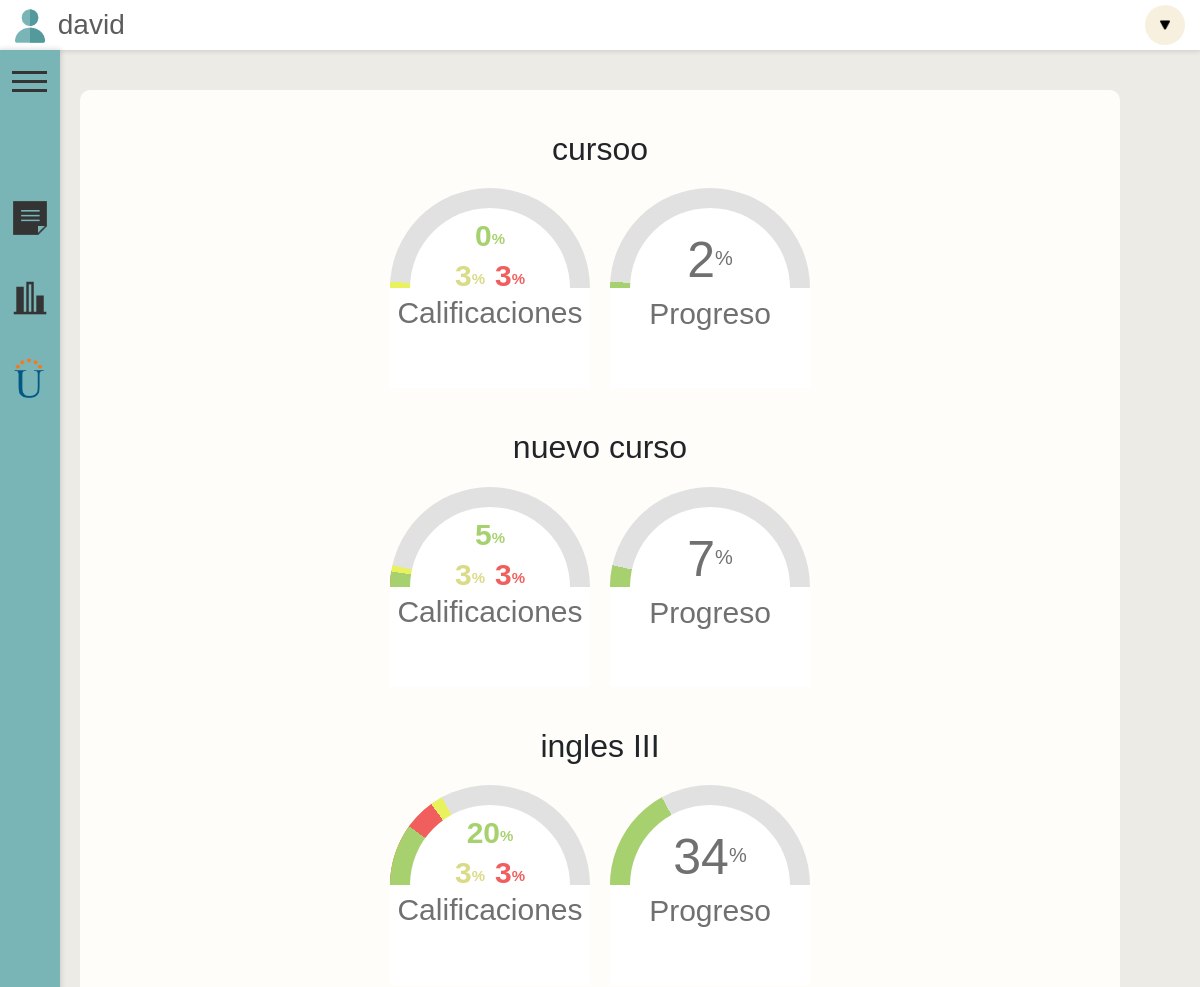
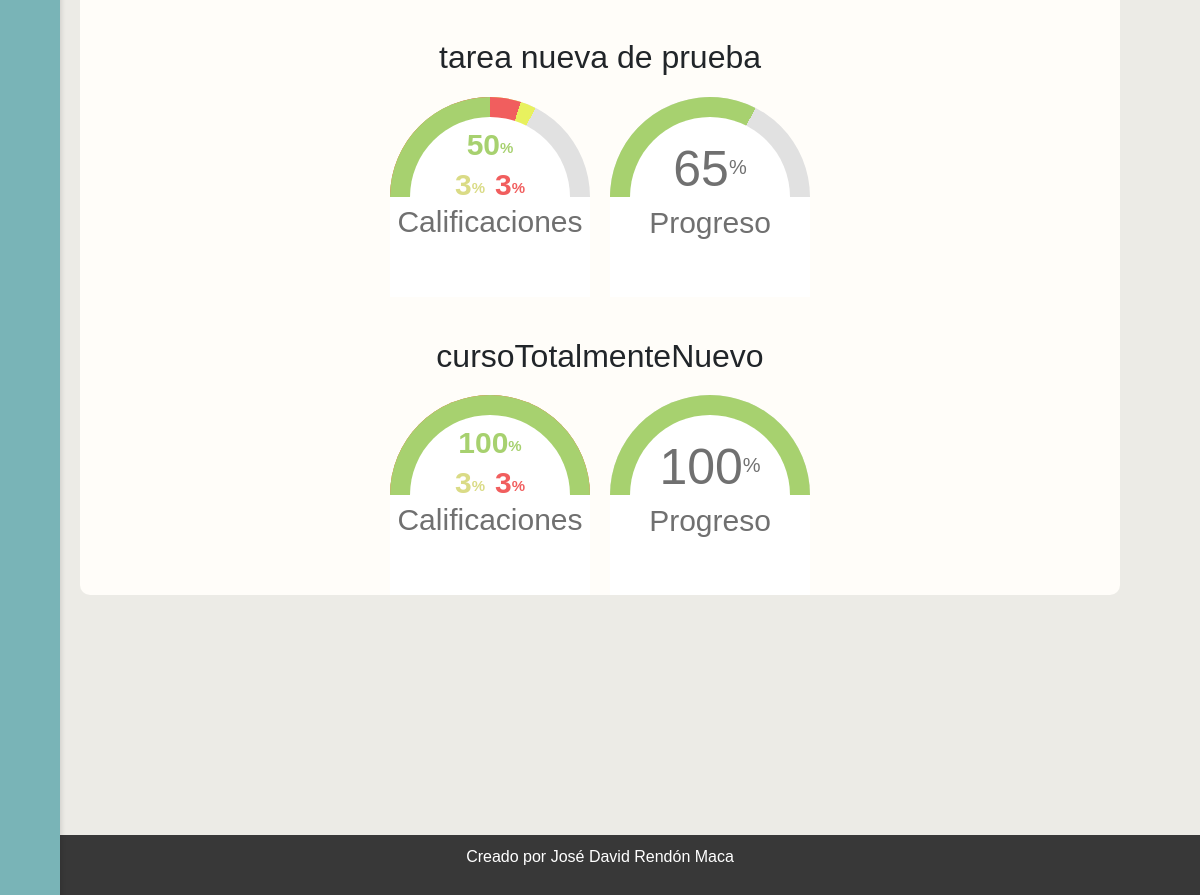
The page /dashboard/ (signed in) on the database its author committed (2 pictures, top to bottom).
### index/models.py (models this page shows)
class CursosYTareas(models.Model):
    curso = models.CharField(max_length=100)
    tarea = models.CharField(max_length=100)
    valor = models.IntegerField()
    estado = models.CharField(max_length=100)
    entrega = models.DateField(default=django.utils.timezone.now)
    usuario = models.CharField(default='usuario', max_length=100)
    anotacion = models.TextField(default="", max_length=10000)
    calificado = models.BooleanField(default=False)
    calificacion = models.IntegerField(default=0)

### index/views.py (the view)
# urls.py: path('dashboard/', dashboard, name='dashboard'),
def dashboard(request):
    tareas = CursosYTareas.objects.filter(usuario=request.user.username)
    cursos = []
    for curso in tareas:
        cursos.append(curso.curso)
    cursosSinRepetir=list(set(cursos))
    data={
        'tareas':tareas,
        'cursosDisponibles': cursosSinRepetir,
    }
    return render(request, 'index/dashboard.html', data)

### index/templatetags/templates.py (called while the page is built)
@register.simple_tag
def obtenerProgreso(request, curso):
    usuario = request.user.username
    retornar= 0
    for tareas in CursosYTareas.objects.filter(usuario=usuario, curso = curso):
        retornar+=tareas.valor
    return (retornar)

@register.simple_tag
def obtenerProgresoVerde(request, curso):
    usuario = request.user.username
    porcentajeVerde = 0
    porcentajeAmarillo = 0
    for tareas in CursosYTareas.objects.filter(usuario=usuario, curso = curso):
        if tareas.calificado:
            porcentajeVerde+=tareas.calificacion
    return(porcentajeVerde)

@register.simple_tag
def obtenerProgresoAmarillo(request, curso):
    usuario = request.user.username
    porcentajeAmarillo = 0
    for tareas in CursosYTareas.objects.filter(usuario=usuario, curso = curso):
        porcentajeAmarillo += tareas.valor
    return(porcentajeAmarillo)

@register.simple_tag
def obtenerProgresoRojo(request, curso):
    usuario = request.user.username
    valorCalificado = 0
    for tareas in CursosYTareas.objects.filter(usuario=usuario, curso = curso):
        if tareas.calificado:
            valorCalificado += tareas.valor
    print(valorCalificado)
    return(valorCalificado)

### index/templates/index/dashboard.html (shortened to what this page needs)
{% extends 'index/base.html' %}
{% load static %}
{% block content %}
{% load templates %}
<head>
    <link rel="stylesheet" href="{% static 'css/dashboard.css' %}">
</head>
<div class="contenedor-tareas">
    {% for curso in cursosDisponibles %}
    <div class="contenedor-contenedores-graficas" >
        <div class="titulo-graficas"><h2>{{curso}}</h2></div>
        <div class="contenedor-graficas">
            <div class="grafico-circular">
                <div class="delimitador"></div>
                <div class="contenedor-porcentajes">
                    <div class="porcentajes">
                        <div>
                            <div class="numero1"><p id="numero-mostrar-calificaciones-verde-{{curso}}"></p><p class="numero-simbol1">%</p></div>
                        </div>
                        <div class="porcentaje-amarillo-verde">
                            <div class="numero2"><p id="numero-mostrar-calificaciones-amarillo-{{curso}}">3</p><p class="numero-simbol1">%</p></div>
                            <div class="numero3"><p id="numero-mostrar-calificaciones-amarillo-{{curso}}">3</p><p class="numero-simbol1">%</p></div>
                        </div>
                    </div>
                </div>
                <div class="titulo-grafico-circular-calificaciones"><p>Calificaciones</p></div>
            </div>
            <div class="grafico-circular">
                <div class="delimitador"></div>
                <div class="numero"><p id="numero-mostrar-{{curso}}"></p><p class="numero-simbol">%</p></div>
                <div class="titulo-grafico-circular"><p>Progreso</p></div>
            </div>
        </div>
    </div>
    {% endfor %}
</div>
{% endblock %}

### index/templates/index/base.html (shortened to what this page needs)
{% load static %}
<!DOCTYPE html>
<html lang="en">
    <head>
        <link rel="stylesheet" href="{% static 'css/base.css' %}">
        <link href="https://cdn.jsdelivr.net/npm/bootstrap@5.2.0-beta1/dist/css/bootstrap.min.css" rel="stylesheet">
    </head>
    <body >
    <header id="aber">
        <div class="menu" style="position: fixed;">
            <label for="checkbox_toggle" class="button-menu" style="margin-left: 12px; margin-top: 40px; position: fixed; z-index: 100;">
                <span></span>
                <span></span>
                <span></span>
            </label>
            <div id="barra-lateral" >
                <a href="{% url 'inicio' %}" style="text-decoration: none;">
                    <div class="contenedor-barra" title="Tareas">
                        <div class="item-imagen">
                            <img src="{% static 'icons/icon-nota.png' %}" alt="" >
                        </div>
                    </div>
                </a>
                <a href="{% url 'dashboard' %}" style="text-decoration: none;">
                    <div class="contenedor-barra" title="Dashboard">
                        <div class="item-imagen">
                            <img src="{% static 'icons/icon-dashboard.png' %}" alt="">
                        </div>
                    </div>
                </a>
                <a href="https://campus0c.unad.edu.co/campus"target="_blank" style="text-decoration: none;">
                    <div class="contenedor-barra" title="Campus UNAD">
                        <div class="item-imagen">
                            <img src="{% static 'icons/icon-unad.png' %}">
                        </div>
                    </div>
                </a>
           </div>
        </div>
        <div style="display:flex; flex-direction: row; align-items: center; font-size: 28px; margin-left: 10px;">
            <div style="color: rgb(92, 92, 92);">
                <img style="width: 40px;" src="{% static 'icons/icon-user.png' %}" alt="">
                {{user}}
            </div>
        </div>
        <div class="dropdown" id="menu-usuario">
            <a href="#" class="btn  " id="dropdownMenuLink" data-bs-toggle="dropdown"><img src="{% static 'icons/icon-dropdown.png' %}" alt=""></a>
        </div>
    </header>
    <div style="display:flex; justify-content: center; padding-top: 90px; min-height: 100vh;">
        <div class="contenido container-sm" style=" margin-bottom: 40px;">
            {% block content %}
            {% endblock %}
        </div>
    </div>
    <footer>
        <p>Creado por José David Rendón Maca</p>
    </footer>
</body>
</html>

### TareasUnivProyecto/static/css/base.css (style rules this page uses)
* { margin: 0px; padding: 0px; font-family: Arial, Helvetica, sans-serif; }
html { min-height: 100%; }
header { background-color: #ffffff; height: 50px; display: flex; align-items: center; justify-content: space-between; margin-bottom: 40px; box-shadow: 0px 0px 5px 1px rgba(0, 0, 0, 0.137); position: fixed; z-index: 100; width: 100%; }
body { background-color: #ecebe6 !important; min-height: 100%; }
#dropdownMenuLink { display: flex; justify-content: center; align-items: center; background-color: #F8F0DF !important; border: none; appearance: none; border-radius: 50%; width: 40px; height: 40px; }
#dropdownMenuLink img { width: 10px; }
.dropdown { right: 15px; }
#barra-lateral { top: 50px; position: fixed; height: 100%; width: 60px; background-color: #79B4B7; transition: 0.5s; display: flex; flex-direction: column; padding-top: 16vh; box-shadow: 0px 0px 5px 1px rgba(0, 0, 0, 0.137); z-index: 99; }
.item-imagen img { width: 40px; margin-left: 10px; transition: 0.3s; }
.item-imagen { position: absolute; }
.contenedor-barra { height: 80px; display: flex; flex-direction: row; align-items: center; }
.contenido { max-width: 1000px; background-color: #fffdf9; border-radius: 10px; display: flex; justify-content: center; margin-left: 80px !important; margin-right: 80px !important; animation-name: iniciar; animation-duration: 0.5s; }
.menu label span { height: 3px; width: 100%; background: #353434; display: inline-block; transition: all 0.5s cubic-bezier(.62,.43,.35,1.47); }
.menu label { width: 35px; height: 35px; cursor: pointer; transition: all 0.2s ease-in; margin-top: 8px; line-height: 8px; text-align: left; z-index: 201; }
footer { display: flex; width: 100%; z-index: 100; background-color: #383838; height: 60px; color: white; margin-top: 200px !important; bottom: 0px; justify-content: center; align-items: center; }

### TareasUnivProyecto/static/css/dashboard.css (style rules this page uses)
.grafico-circular { width: 200px; height: 200px; color: rgb(112, 112, 112); }
.delimitador { width: 200px; height: 100px; background-color: white; position: absolute; z-index: 10; margin-top: 100px; }
.numero { position: relative; width: 100%; height: 100%; display: flex; z-index: 11; padding-top: 35px; margin-bottom: 30px; font-size: 50px; justify-content: center; }
.numero1 { color: rgba(167,209,111,1); width: 100%; height: 40px; display: flex; z-index: 11; font-size: 30px; justify-content: center; }
.numero2 { color: rgb(218, 219, 134); height: 100%; display: flex; z-index: 11; font-size: 30px; justify-content: center; margin-right: 10px; }
.numero3 { color: rgb(241, 94, 94); height: 100%; display: flex; z-index: 11; font-size: 30px; justify-content: center; }
.numero-simbol1 { font-size: 15px; margin-top: 15px; }
.numero-simbol { font-size: 20px; margin-top: 20px; }
.titulo-grafico-circular { position: relative; top: -115px; font-size: 30px; line-height: 22px; text-align: center; height: 32px; z-index: 11; }
.titulo-grafico-circular p { padding: 0px; margin: 0px; }
.contenedor-graficas { display: flex; flex-direction: row; justify-content: center; gap: 20px; flex-wrap: wrap; }
.titulo-graficas { text-align: center; margin-bottom: 20px; }
.contenedor-contenedores-graficas { padding-top: 40px; }
.contenedor-porcentajes { width: 100%; display: flex; justify-content: center; }
.porcentajes { margin-top: 25px; z-index: 11; display: flex; justify-content: center; width: 100%; flex-direction: column; font-weight: bold; }
.titulo-grafico-circular-calificaciones { position: relative; top: 9px; font-size: 30px; line-height: 22px; text-align: center; height: 32px; z-index: 11; }
.porcentaje-amarillo-verde { display: flex; flex-direction: row; justify-content:center; height: 40px; }

### rows shown on the page
CursosYTareas: cursosDisponibles "cursoo"
CursosYTareas: cursosDisponibles "nuevo curso"
CursosYTareas: cursosDisponibles "ingles III"
CursosYTareas: cursosDisponibles "tarea nueva de prueba"
CursosYTareas: cursosDisponibles "cursoTotalmenteNuevo"

### other values the page prints
{{ user }} "david"
